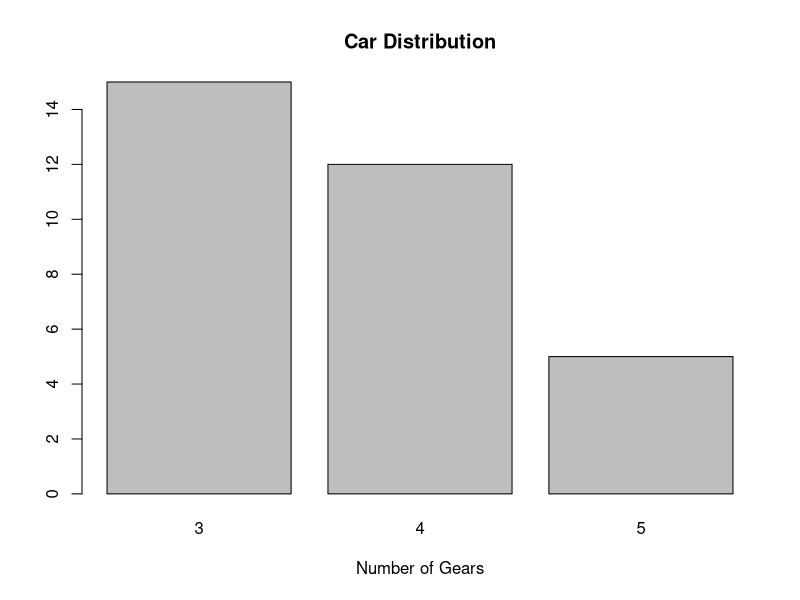
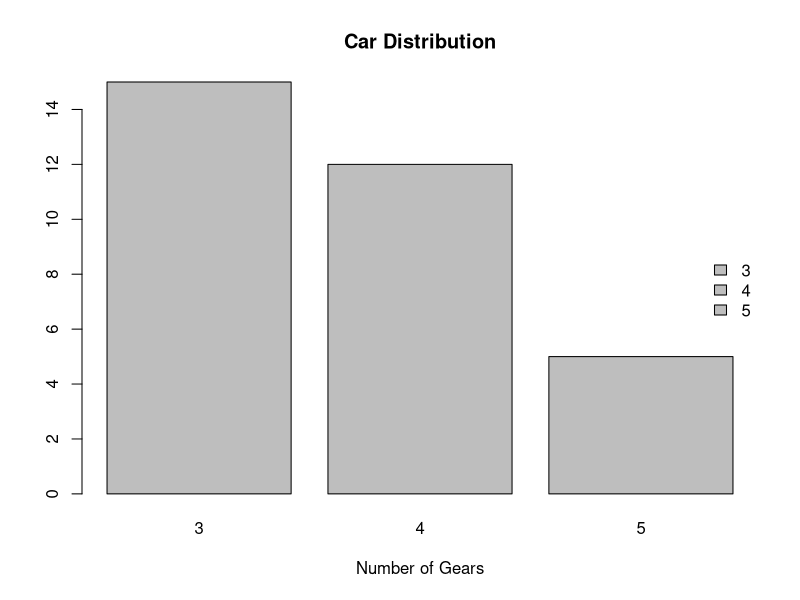
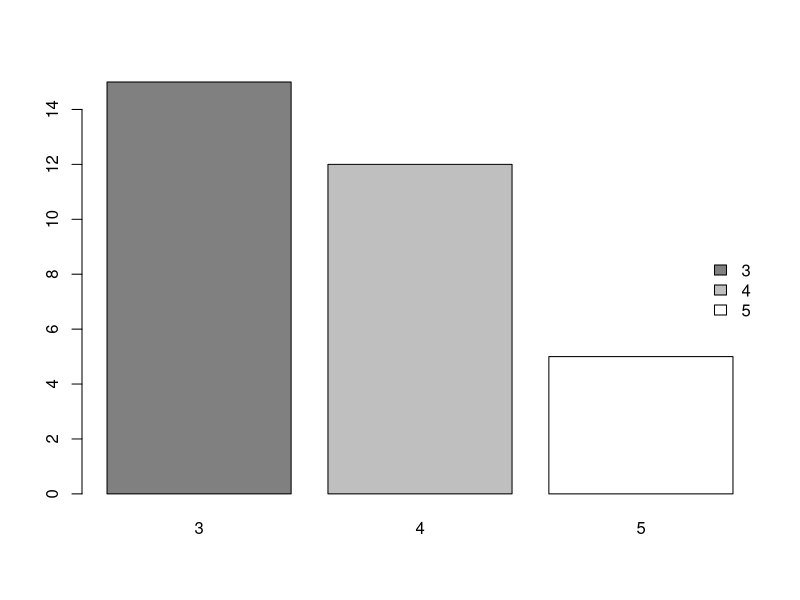
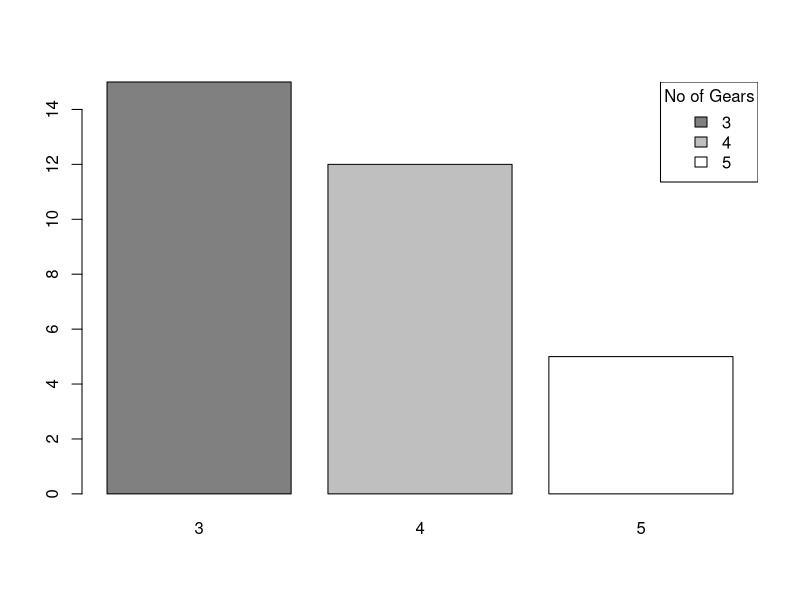

These figures' R source, in order: (Note: this script raises an error after producing the figures.)
#Legend

counts <- table(mtcars$gear)
barplot(counts, main="Car Distribution", xlab="Number of Gears")
barplot(counts, beside=T, legend=T, main="Car Distribution", xlab="Number of Gears",   args.legend = list(x='right',bty='n'))
palette()  # current settings
# 3 series in this example 3,4,5
palette(gray(seq(0.5,1,len=3)))
palette()
palette('default')
palette(gray(seq(0.5,1,len=3)))
barplot(counts, beside=T, legend=T, col=palette(),  args.legend = list(x='right',bty='n'))
#Other Method
barplot(counts, beside=T, col=palette())
legend(x= 'topright',legend = rownames(counts), fill=palette(),    title='No of Gears')
?legend

legend(x, y = NULL, legend, fill = NULL, col = par("col"), border = "black", lty, lwd, pch,   angle = 45, density = NULL, bty = "o", bg = par("bg"),    box.lwd = par("lwd"), box.lty = par("lty"), box.col = par("fg"),  pt.bg = NA, cex = 1, pt.cex = cex, pt.lwd = lwd, xjust = 0, yjust = 1, x.intersp = 1, y.intersp = 1,  adj = c(0, 0.5), text.width = NULL, text.col = par("col"), text.font = NULL, merge = do.lines && has.pch, trace = FALSE,  plot = TRUE, ncol = 1, horiz = FALSE, title = NULL,  inset = 0, xpd, title.col = text.col, title.adj = 0.5, seg.len = 2)

# Other Color Palettes - rainbow, heat.colors, terrain.colors, 
# topo.colors, cm.colors, gray
palette(c('red','blue','green'))
barplot(counts, beside=T, col=palette())
legend(x= 2, y=15,legend = rownames(counts), fill=palette(),  title='No of Gears')
# When plot with lines/ points , col=par('col'); pch= plotting symbol
#bty = border n,o, # 

#links

#(http://www.sthda.com/english/wiki/add-legends-to-plots-in-r-software-the-easiest-way)
